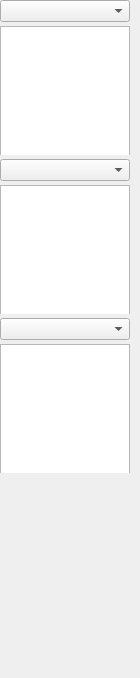
<?xml version="1.0" encoding="UTF-8"?>
<ui version="4.0">
 <class>PalView</class>
 <widget class="QWidget" name="PalView">
  <property name="geometry">
   <rect>
    <x>0</x>
    <y>0</y>
    <width>140</width>
    <height>678</height>
   </rect>
  </property>
  <property name="minimumSize">
   <size>
    <width>140</width>
    <height>0</height>
   </size>
  </property>
  <property name="maximumSize">
   <size>
    <width>140</width>
    <height>16777215</height>
   </size>
  </property>
  <property name="windowTitle">
   <string>Form</string>
  </property>
  <layout class="QVBoxLayout" name="verticalLayout">
   <property name="spacing">
    <number>4</number>
   </property>
   <property name="leftMargin">
    <number>0</number>
   </property>
   <property name="topMargin">
    <number>0</number>
   </property>
   <property name="rightMargin">
    <number>0</number>
   </property>
   <property name="bottomMargin">
    <number>0</number>
   </property>
   <item>
    <widget class="QWidget" name="palWidget" native="true">
     <property name="minimumSize">
      <size>
       <width>0</width>
       <height>155</height>
      </size>
     </property>
     <property name="maximumSize">
      <size>
       <width>16777215</width>
       <height>155</height>
      </size>
     </property>
     <layout class="QVBoxLayout" name="verticalLayout_2">
      <property name="spacing">
       <number>4</number>
      </property>
      <property name="leftMargin">
       <number>0</number>
      </property>
      <property name="topMargin">
       <number>0</number>
      </property>
      <property name="rightMargin">
       <number>0</number>
      </property>
      <property name="bottomMargin">
       <number>0</number>
      </property>
      <item>
       <widget class="QComboBox" name="palComboBox">
        <property name="minimumSize">
         <size>
          <width>130</width>
          <height>0</height>
         </size>
        </property>
        <property name="maximumSize">
         <size>
          <width>130</width>
          <height>16777215</height>
         </size>
        </property>
       </widget>
      </item>
      <item>
       <widget class="QGraphicsView" name="palGraphicsView">
        <property name="minimumSize">
         <size>
          <width>130</width>
          <height>130</height>
         </size>
        </property>
        <property name="maximumSize">
         <size>
          <width>130</width>
          <height>130</height>
         </size>
        </property>
       </widget>
      </item>
     </layout>
    </widget>
   </item>
   <item>
    <widget class="QWidget" name="trn1Widget" native="true">
     <property name="minimumSize">
      <size>
       <width>0</width>
       <height>155</height>
      </size>
     </property>
     <property name="maximumSize">
      <size>
       <width>16777215</width>
       <height>155</height>
      </size>
     </property>
     <layout class="QVBoxLayout" name="verticalLayout_4">
      <property name="spacing">
       <number>4</number>
      </property>
      <property name="leftMargin">
       <number>0</number>
      </property>
      <property name="topMargin">
       <number>0</number>
      </property>
      <property name="rightMargin">
       <number>0</number>
      </property>
      <property name="bottomMargin">
       <number>0</number>
      </property>
      <item>
       <widget class="QComboBox" name="trn1ComboBox">
        <property name="minimumSize">
         <size>
          <width>130</width>
          <height>0</height>
         </size>
        </property>
        <property name="maximumSize">
         <size>
          <width>130</width>
          <height>16777215</height>
         </size>
        </property>
       </widget>
      </item>
      <item>
       <widget class="QGraphicsView" name="trn1GraphicsView">
        <property name="minimumSize">
         <size>
          <width>130</width>
          <height>130</height>
         </size>
        </property>
        <property name="maximumSize">
         <size>
          <width>130</width>
          <height>130</height>
         </size>
        </property>
       </widget>
      </item>
     </layout>
    </widget>
   </item>
   <item>
    <widget class="QWidget" name="trn2Widget" native="true">
     <property name="minimumSize">
      <size>
       <width>0</width>
       <height>155</height>
      </size>
     </property>
     <property name="maximumSize">
      <size>
       <width>16777215</width>
       <height>155</height>
      </size>
     </property>
     <layout class="QVBoxLayout" name="verticalLayout_5">
      <property name="spacing">
       <number>4</number>
      </property>
      <property name="leftMargin">
       <number>0</number>
      </property>
      <property name="topMargin">
       <number>0</number>
      </property>
      <property name="rightMargin">
       <number>0</number>
      </property>
      <property name="bottomMargin">
       <number>0</number>
      </property>
      <item>
       <widget class="QComboBox" name="trn2ComboBox">
        <property name="minimumSize">
         <size>
          <width>130</width>
          <height>0</height>
         </size>
        </property>
        <property name="maximumSize">
         <size>
          <width>130</width>
          <height>16777215</height>
         </size>
        </property>
       </widget>
      </item>
      <item>
       <widget class="QGraphicsView" name="trn2GraphicsView">
        <property name="minimumSize">
         <size>
          <width>130</width>
          <height>130</height>
         </size>
        </property>
        <property name="maximumSize">
         <size>
          <width>130</width>
          <height>130</height>
         </size>
        </property>
       </widget>
      </item>
     </layout>
    </widget>
   </item>
   <item>
    <spacer name="palVerticalSpacer">
     <property name="orientation">
      <enum>Qt::Vertical</enum>
     </property>
     <property name="sizeHint" stdset="0">
      <size>
       <width>20</width>
       <height>40</height>
      </size>
     </property>
    </spacer>
   </item>
  </layout>
 </widget>
 <resources/>
 <connections/>
</ui>
